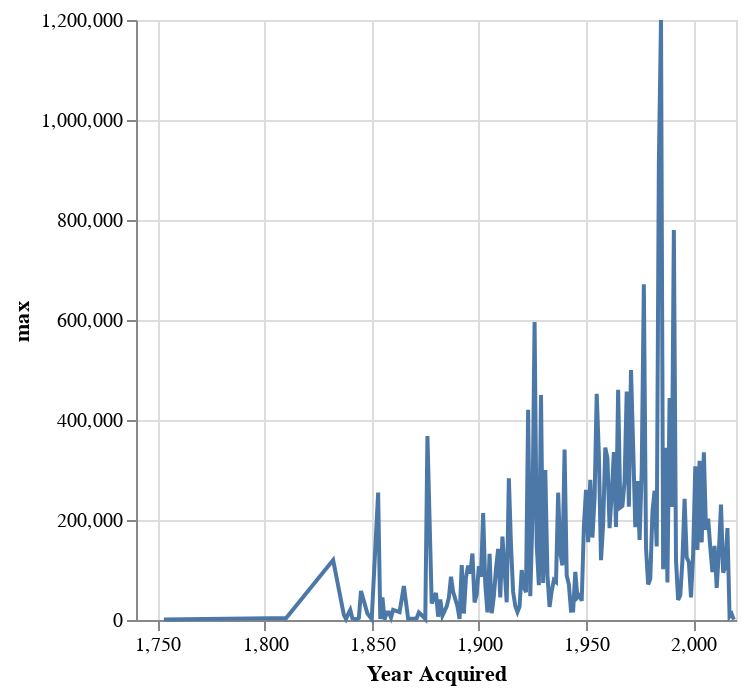

This figure's notebook cell:
### Code cell
lines = alt.Chart(stats.reset_index()).mark_line().encode(
    alt.X('Year Acquired:Q'),
    alt.Y('max:Q')
)
lines

### Figure 1 — Vega-Lite specification as saved in the notebook (floating-point values rounded to 4 significant figures; data arrays with more than 128 entries replaced by an {"elided": "..."} marker saying what was removed)
{"config": {"view": {"continuousWidth": 300, "continuousHeight": 300}}, "data": {"name": "data-3571398001ca33dcc4388f1397aa3da7"}, "mark": {"type": "line"}, "encoding": {"x": {"field": "Year Acquired", "type": "quantitative"}, "y": {"field": "max", "type": "quantitative"}}, "$schema": "https://vega.github.io/schema/vega-lite/v5.20.1.json", "datasets": {"data-3571398001ca33dcc4388f1397aa3da7": {"elided": "171 records"}}}
